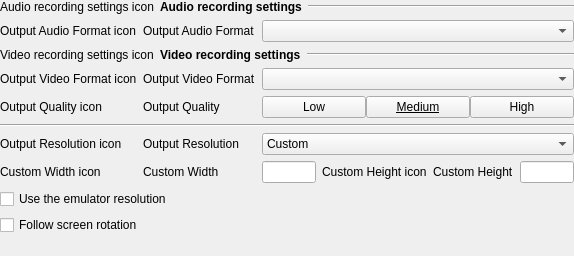
<?xml version="1.0" encoding="UTF-8"?>
<ui version="4.0">
 <class>wdgSettingsRecording</class>
 <widget class="QWidget" name="wdgSettingsRecording">
  <property name="geometry">
   <rect>
    <x>0</x>
    <y>0</y>
    <width>574</width>
    <height>256</height>
   </rect>
  </property>
  <property name="focusPolicy">
   <enum>Qt::StrongFocus</enum>
  </property>
  <property name="windowTitle">
   <string>Recording Settings</string>
  </property>
  <layout class="QVBoxLayout" name="verticalLayout">
   <property name="leftMargin">
    <number>0</number>
   </property>
   <property name="topMargin">
    <number>0</number>
   </property>
   <property name="rightMargin">
    <number>0</number>
   </property>
   <property name="bottomMargin">
    <number>0</number>
   </property>
   <item>
    <layout class="QGridLayout" name="gridLayout_Recording">
     <item row="7" column="3">
      <widget class="QLabel" name="icon_Output_Custom_Height">
       <property name="text">
        <string notr="true">Custom Height icon</string>
       </property>
      </widget>
     </item>
     <item row="7" column="4">
      <widget class="QLabel" name="label_Output_Custom_Height">
       <property name="text">
        <string>Custom Height</string>
       </property>
      </widget>
     </item>
     <item row="6" column="0">
      <widget class="QLabel" name="icon_Output_Resolution">
       <property name="text">
        <string notr="true">Output Resolution icon</string>
       </property>
      </widget>
     </item>
     <item row="1" column="0">
      <widget class="QLabel" name="icon_Output_Audio_Format">
       <property name="text">
        <string notr="true">Output Audio Format icon</string>
       </property>
      </widget>
     </item>
     <item row="7" column="0">
      <widget class="QLabel" name="icon_Output_Custom_Width">
       <property name="text">
        <string notr="true">Custom Width icon</string>
       </property>
      </widget>
     </item>
     <item row="4" column="0">
      <widget class="QLabel" name="icon_Output_Quality">
       <property name="text">
        <string notr="true">Output Quality icon</string>
       </property>
      </widget>
     </item>
     <item row="3" column="1">
      <widget class="QLabel" name="label_Output_Video_Format">
       <property name="text">
        <string>Output Video Format</string>
       </property>
      </widget>
     </item>
     <item row="7" column="1">
      <widget class="QLabel" name="label_Output_Custom_Width">
       <property name="text">
        <string>Custom Width</string>
       </property>
      </widget>
     </item>
     <item row="7" column="2">
      <widget class="QLineEdit" name="lineEdit_Output_Custom_Width">
       <property name="sizePolicy">
        <sizepolicy hsizetype="Expanding" vsizetype="Fixed">
         <horstretch>0</horstretch>
         <verstretch>0</verstretch>
        </sizepolicy>
       </property>
       <property name="maxLength">
        <number>8</number>
       </property>
       <property name="readOnly">
        <bool>false</bool>
       </property>
      </widget>
     </item>
     <item row="4" column="1">
      <widget class="QLabel" name="label_Output_Quality">
       <property name="text">
        <string>Output Quality</string>
       </property>
      </widget>
     </item>
     <item row="1" column="1">
      <widget class="QLabel" name="label_Output_Audio_Format">
       <property name="text">
        <string>Output Audio Format</string>
       </property>
      </widget>
     </item>
     <item row="3" column="0">
      <widget class="QLabel" name="icon_Output_Video_Format">
       <property name="text">
        <string notr="true">Output Video Format icon</string>
       </property>
      </widget>
     </item>
     <item row="6" column="1">
      <widget class="QLabel" name="label_Output_Resolution">
       <property name="text">
        <string>Output Resolution</string>
       </property>
      </widget>
     </item>
     <item row="7" column="5">
      <widget class="QLineEdit" name="lineEdit_Output_Custom_Height">
       <property name="sizePolicy">
        <sizepolicy hsizetype="Expanding" vsizetype="Fixed">
         <horstretch>0</horstretch>
         <verstretch>0</verstretch>
        </sizepolicy>
       </property>
       <property name="maxLength">
        <number>8</number>
       </property>
       <property name="readOnly">
        <bool>false</bool>
       </property>
      </widget>
     </item>
     <item row="6" column="2" colspan="4">
      <widget class="QComboBox" name="comboBox_Output_Resolution">
       <property name="sizePolicy">
        <sizepolicy hsizetype="Expanding" vsizetype="Fixed">
         <horstretch>0</horstretch>
         <verstretch>0</verstretch>
        </sizepolicy>
       </property>
       <item>
        <property name="text">
         <string>Custom</string>
        </property>
       </item>
       <item>
        <property name="text">
         <string>256 x 240  (1:1)</string>
        </property>
       </item>
       <item>
        <property name="text">
         <string>292 x 240  (8:7 NTSC TV)</string>
        </property>
       </item>
       <item>
        <property name="text">
         <string>320 x 240  (5:4)</string>
        </property>
       </item>
       <item>
        <property name="text">
         <string>354 x 240  (11:8 PAL TV)</string>
        </property>
       </item>
       <item>
        <property name="text">
         <string>512 x 480  (1:1)</string>
        </property>
       </item>
       <item>
        <property name="text">
         <string>584 x 480  (8:7 NTSC TV)</string>
        </property>
       </item>
       <item>
        <property name="text">
         <string>640 x 480  (5:4)</string>
        </property>
       </item>
       <item>
        <property name="text">
         <string>708 x 480  (11:8 PAL TV)</string>
        </property>
       </item>
       <item>
        <property name="text">
         <string>768 x 720  (1:1)</string>
        </property>
       </item>
       <item>
        <property name="text">
         <string>876 x 720  (8:7 NTSC TV)</string>
        </property>
       </item>
       <item>
        <property name="text">
         <string>960 x 720  (5:4)</string>
        </property>
       </item>
       <item>
        <property name="text">
         <string>1064 x 720  (11:8 PAL TV)</string>
        </property>
       </item>
       <item>
        <property name="text">
         <string>1024 x 960  (1:1)</string>
        </property>
       </item>
       <item>
        <property name="text">
         <string>1170 x 960  (8:7 NTSC TV)</string>
        </property>
       </item>
       <item>
        <property name="text">
         <string>1280 x 960  (5:4)</string>
        </property>
       </item>
       <item>
        <property name="text">
         <string>1418 x 960  (11:8 PAL TV)</string>
        </property>
       </item>
       <item>
        <property name="text">
         <string>1280 x 720</string>
        </property>
       </item>
       <item>
        <property name="text">
         <string>1920 x 1080</string>
        </property>
       </item>
      </widget>
     </item>
     <item row="8" column="0" colspan="6">
      <widget class="QCheckBox" name="checkBox_Use_emu_resolution">
       <property name="text">
        <string>Use the emulator resolution</string>
       </property>
      </widget>
     </item>
     <item row="9" column="0" colspan="6">
      <widget class="QCheckBox" name="checkBox_Follow_rotation">
       <property name="text">
        <string>Follow screen rotation</string>
       </property>
      </widget>
     </item>
     <item row="1" column="2" colspan="4">
      <widget class="QComboBox" name="comboBox_Output_Audio_Format">
       <property name="sizePolicy">
        <sizepolicy hsizetype="Expanding" vsizetype="Fixed">
         <horstretch>0</horstretch>
         <verstretch>0</verstretch>
        </sizepolicy>
       </property>
      </widget>
     </item>
     <item row="3" column="2" colspan="4">
      <widget class="QComboBox" name="comboBox_Output_Video_Format">
       <property name="sizePolicy">
        <sizepolicy hsizetype="Expanding" vsizetype="Fixed">
         <horstretch>0</horstretch>
         <verstretch>0</verstretch>
        </sizepolicy>
       </property>
      </widget>
     </item>
     <item row="0" column="0" colspan="6">
      <layout class="QHBoxLayout" name="horizontalLayout_Audio_recording_settings">
       <item>
        <widget class="QLabel" name="icon_Audio_recording_settings">
         <property name="text">
          <string notr="true">Audio recording settings icon</string>
         </property>
        </widget>
       </item>
       <item>
        <widget class="QLabel" name="label_Audio_recording_settings">
         <property name="font">
          <font>
           <weight>75</weight>
           <bold>true</bold>
          </font>
         </property>
         <property name="text">
          <string>Audio recording settings</string>
         </property>
        </widget>
       </item>
       <item>
        <widget class="Line" name="line_Audio_recording_settings">
         <property name="sizePolicy">
          <sizepolicy hsizetype="Expanding" vsizetype="Fixed">
           <horstretch>0</horstretch>
           <verstretch>0</verstretch>
          </sizepolicy>
         </property>
         <property name="orientation">
          <enum>Qt::Horizontal</enum>
         </property>
        </widget>
       </item>
      </layout>
     </item>
     <item row="2" column="0" colspan="6">
      <layout class="QHBoxLayout" name="horizontalLayout_Video_recording_settings">
       <item>
        <widget class="QLabel" name="icon_Video_recording_settings">
         <property name="text">
          <string notr="true">Video recording settings icon</string>
         </property>
        </widget>
       </item>
       <item>
        <widget class="QLabel" name="label_Video_recording_settings">
         <property name="font">
          <font>
           <weight>75</weight>
           <bold>true</bold>
          </font>
         </property>
         <property name="text">
          <string>Video recording settings</string>
         </property>
        </widget>
       </item>
       <item>
        <widget class="Line" name="line_Video_recording_settings">
         <property name="sizePolicy">
          <sizepolicy hsizetype="Expanding" vsizetype="Fixed">
           <horstretch>0</horstretch>
           <verstretch>0</verstretch>
          </sizepolicy>
         </property>
         <property name="orientation">
          <enum>Qt::Horizontal</enum>
         </property>
        </widget>
       </item>
      </layout>
     </item>
     <item row="5" column="0" colspan="6">
      <widget class="Line" name="line_Output_Resolution">
       <property name="sizePolicy">
        <sizepolicy hsizetype="Expanding" vsizetype="Fixed">
         <horstretch>0</horstretch>
         <verstretch>0</verstretch>
        </sizepolicy>
       </property>
       <property name="orientation">
        <enum>Qt::Horizontal</enum>
       </property>
      </widget>
     </item>
     <item row="4" column="2" colspan="4">
      <widget class="QWidget" name="widget_Output_Quality" native="true">
       <property name="sizePolicy">
        <sizepolicy hsizetype="Expanding" vsizetype="Preferred">
         <horstretch>0</horstretch>
         <verstretch>0</verstretch>
        </sizepolicy>
       </property>
       <layout class="QHBoxLayout" name="horizontalLayout_cm">
        <property name="spacing">
         <number>0</number>
        </property>
        <property name="leftMargin">
         <number>0</number>
        </property>
        <property name="topMargin">
         <number>0</number>
        </property>
        <property name="rightMargin">
         <number>0</number>
        </property>
        <property name="bottomMargin">
         <number>0</number>
        </property>
        <item>
         <widget class="themePushButton" name="pushButton_Output_Quality_low">
          <property name="text">
           <string>Low</string>
          </property>
          <property name="checkable">
           <bool>true</bool>
          </property>
         </widget>
        </item>
        <item>
         <widget class="themePushButton" name="pushButton_Output_Quality_medium">
          <property name="font">
           <font>
            <underline>true</underline>
           </font>
          </property>
          <property name="text">
           <string>Medium</string>
          </property>
          <property name="checkable">
           <bool>true</bool>
          </property>
         </widget>
        </item>
        <item>
         <widget class="themePushButton" name="pushButton_Output_Quality_high">
          <property name="text">
           <string>High</string>
          </property>
          <property name="checkable">
           <bool>true</bool>
          </property>
         </widget>
        </item>
       </layout>
      </widget>
     </item>
    </layout>
   </item>
   <item>
    <spacer name="verticalSpacer_settings">
     <property name="orientation">
      <enum>Qt::Vertical</enum>
     </property>
     <property name="sizeHint" stdset="0">
      <size>
       <width>20</width>
       <height>20</height>
      </size>
     </property>
    </spacer>
   </item>
  </layout>
 </widget>
 <customwidgets>
  <customwidget>
   <class>themePushButton</class>
   <extends>QPushButton</extends>
   <header>theme.hpp</header>
  </customwidget>
 </customwidgets>
 <tabstops>
  <tabstop>comboBox_Output_Audio_Format</tabstop>
  <tabstop>comboBox_Output_Video_Format</tabstop>
  <tabstop>pushButton_Output_Quality_low</tabstop>
  <tabstop>pushButton_Output_Quality_medium</tabstop>
  <tabstop>pushButton_Output_Quality_high</tabstop>
  <tabstop>comboBox_Output_Resolution</tabstop>
  <tabstop>lineEdit_Output_Custom_Width</tabstop>
  <tabstop>lineEdit_Output_Custom_Height</tabstop>
  <tabstop>checkBox_Use_emu_resolution</tabstop>
  <tabstop>checkBox_Follow_rotation</tabstop>
 </tabstops>
 <resources/>
 <connections/>
</ui>
